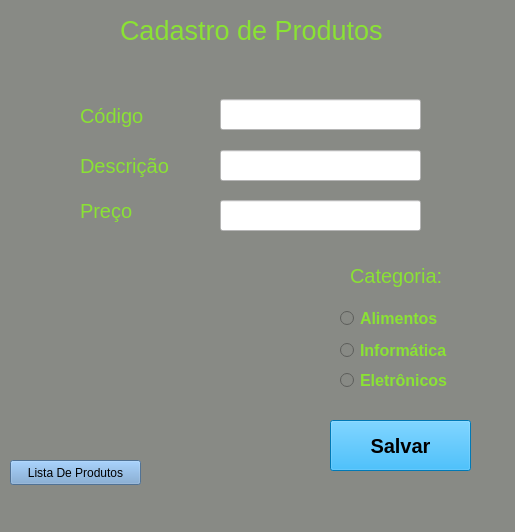
<?xml version="1.0" encoding="UTF-8"?>
<ui version="4.0">
 <class>MainWindow</class>
 <widget class="QMainWindow" name="MainWindow">
  <property name="geometry">
   <rect>
    <x>0</x>
    <y>0</y>
    <width>515</width>
    <height>532</height>
   </rect>
  </property>
  <property name="windowTitle">
   <string>MainWindow</string>
  </property>
  <property name="styleSheet">
   <string notr="true">background-color: rgb(136, 138, 133);</string>
  </property>
  <widget class="QWidget" name="centralwidget">
   <widget class="QLabel" name="label">
    <property name="geometry">
     <rect>
      <x>120</x>
      <y>10</y>
      <width>301</width>
      <height>41</height>
     </rect>
    </property>
    <property name="font">
     <font>
      <pointsize>20</pointsize>
     </font>
    </property>
    <property name="styleSheet">
     <string notr="true">color: rgb(138, 226, 52);</string>
    </property>
    <property name="text">
     <string>Cadastro de Produtos</string>
    </property>
   </widget>
   <widget class="QLabel" name="label_2">
    <property name="geometry">
     <rect>
      <x>80</x>
      <y>100</y>
      <width>71</width>
      <height>31</height>
     </rect>
    </property>
    <property name="font">
     <font>
      <pointsize>15</pointsize>
     </font>
    </property>
    <property name="styleSheet">
     <string notr="true">color: rgb(138, 226, 52);</string>
    </property>
    <property name="text">
     <string>Código</string>
    </property>
   </widget>
   <widget class="QLabel" name="label_3">
    <property name="geometry">
     <rect>
      <x>80</x>
      <y>150</y>
      <width>101</width>
      <height>31</height>
     </rect>
    </property>
    <property name="font">
     <font>
      <pointsize>15</pointsize>
     </font>
    </property>
    <property name="styleSheet">
     <string notr="true">color: rgb(138, 226, 52);</string>
    </property>
    <property name="text">
     <string>Descrição</string>
    </property>
   </widget>
   <widget class="QLabel" name="label_4">
    <property name="geometry">
     <rect>
      <x>80</x>
      <y>190</y>
      <width>81</width>
      <height>41</height>
     </rect>
    </property>
    <property name="font">
     <font>
      <pointsize>15</pointsize>
     </font>
    </property>
    <property name="styleSheet">
     <string notr="true">color: rgb(138, 226, 52);</string>
    </property>
    <property name="text">
     <string>Preço</string>
    </property>
   </widget>
   <widget class="QLineEdit" name="lineEdit">
    <property name="geometry">
     <rect>
      <x>220</x>
      <y>99</y>
      <width>201</width>
      <height>31</height>
     </rect>
    </property>
    <property name="styleSheet">
     <string notr="true">background-color: rgb(255, 255, 255);</string>
    </property>
   </widget>
   <widget class="QLineEdit" name="lineEdit_2">
    <property name="geometry">
     <rect>
      <x>220</x>
      <y>150</y>
      <width>201</width>
      <height>31</height>
     </rect>
    </property>
    <property name="styleSheet">
     <string notr="true">background-color: rgb(255, 255, 255);</string>
    </property>
   </widget>
   <widget class="QLineEdit" name="lineEdit_3">
    <property name="geometry">
     <rect>
      <x>220</x>
      <y>200</y>
      <width>201</width>
      <height>31</height>
     </rect>
    </property>
    <property name="styleSheet">
     <string notr="true">background-color: rgb(255, 255, 255);</string>
    </property>
   </widget>
   <widget class="QRadioButton" name="radioButton">
    <property name="geometry">
     <rect>
      <x>340</x>
      <y>340</y>
      <width>131</width>
      <height>21</height>
     </rect>
    </property>
    <property name="font">
     <font>
      <pointsize>12</pointsize>
      <weight>75</weight>
      <bold>true</bold>
     </font>
    </property>
    <property name="styleSheet">
     <string notr="true">color: rgb(138, 226, 52);</string>
    </property>
    <property name="text">
     <string>Informática</string>
    </property>
   </widget>
   <widget class="QRadioButton" name="radioButton_2">
    <property name="geometry">
     <rect>
      <x>340</x>
      <y>310</y>
      <width>121</width>
      <height>16</height>
     </rect>
    </property>
    <property name="font">
     <font>
      <pointsize>12</pointsize>
      <weight>75</weight>
      <bold>true</bold>
     </font>
    </property>
    <property name="styleSheet">
     <string notr="true">color: rgb(138, 226, 52);</string>
    </property>
    <property name="text">
     <string>Alimentos</string>
    </property>
   </widget>
   <widget class="QRadioButton" name="radioButton_3">
    <property name="geometry">
     <rect>
      <x>340</x>
      <y>370</y>
      <width>121</width>
      <height>21</height>
     </rect>
    </property>
    <property name="font">
     <font>
      <pointsize>12</pointsize>
      <weight>75</weight>
      <bold>true</bold>
     </font>
    </property>
    <property name="styleSheet">
     <string notr="true">color: rgb(138, 226, 52);</string>
    </property>
    <property name="text">
     <string>Eletrônicos</string>
    </property>
   </widget>
   <widget class="QLabel" name="label_5">
    <property name="geometry">
     <rect>
      <x>350</x>
      <y>260</y>
      <width>111</width>
      <height>31</height>
     </rect>
    </property>
    <property name="font">
     <font>
      <pointsize>15</pointsize>
     </font>
    </property>
    <property name="styleSheet">
     <string notr="true">color: rgb(138, 226, 52);</string>
    </property>
    <property name="text">
     <string>Categoria:</string>
    </property>
   </widget>
   <widget class="QPushButton" name="pushButton">
    <property name="geometry">
     <rect>
      <x>330</x>
      <y>420</y>
      <width>141</width>
      <height>51</height>
     </rect>
    </property>
    <property name="font">
     <font>
      <pointsize>15</pointsize>
      <weight>75</weight>
      <bold>true</bold>
     </font>
    </property>
    <property name="styleSheet">
     <string notr="true">background-color: rgb(0, 170, 255);</string>
    </property>
    <property name="text">
     <string>Salvar</string>
    </property>
   </widget>
   <widget class="QPushButton" name="pushButton_2">
    <property name="geometry">
     <rect>
      <x>10</x>
      <y>460</y>
      <width>131</width>
      <height>25</height>
     </rect>
    </property>
    <property name="styleSheet">
     <string notr="true">background-color: rgb(114, 159, 207);</string>
    </property>
    <property name="text">
     <string>Lista De Produtos</string>
    </property>
   </widget>
  </widget>
  <widget class="QMenuBar" name="menubar">
   <property name="geometry">
    <rect>
     <x>0</x>
     <y>0</y>
     <width>515</width>
     <height>22</height>
    </rect>
   </property>
  </widget>
  <widget class="QStatusBar" name="statusbar"/>
 </widget>
 <resources/>
 <connections/>
</ui>
